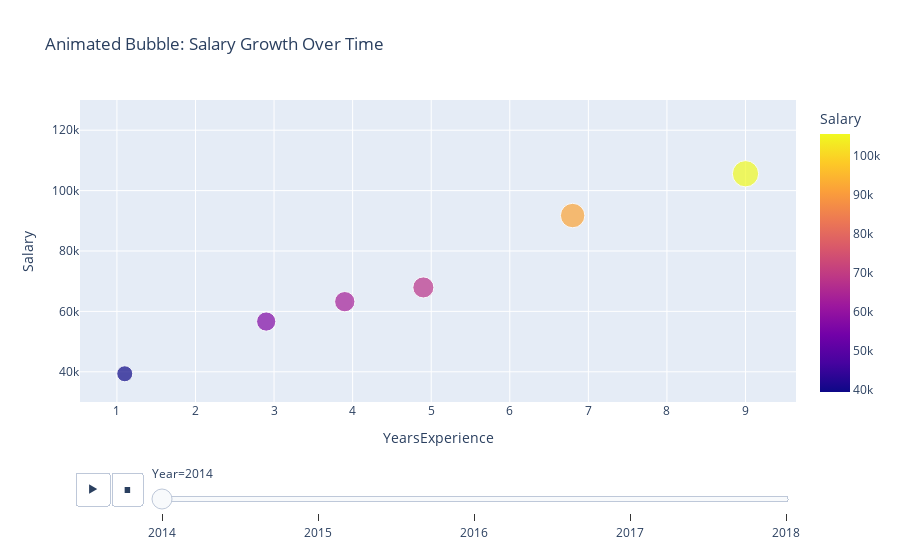

The cell this chart's notebook holds for it:
### Code cell
# %%---------------------------------------------------------------------------
# Create a fake "Year" so animation runs
df_anim = df.copy()
df_anim["Year"] = 2014 + (df_anim.index % 5)   # 5-year cycle repeat
fig = px.scatter(df_anim, x="YearsExperience", y="Salary",
                 size="Salary", color="Salary",
                 animation_frame="Year", range_y=[30000,130000],
                 title="Animated Bubble: Salary Growth Over Time")
fig.update_layout(transition=dict(duration=600))
fig.show()

### Figure 1 — Plotly figure (JSON) as saved in the notebook; plotly's stock layout.template omitted (floating-point values rounded to 4 significant figures)
{"data": [{"hovertemplate": "Year=2014<br>YearsExperience=%{x}<br>Salary=%{marker.color}<extra></extra>", "legendgroup": "", "marker": {"color": [39340.0, 56640.0, 63220.0, 67940.0, 91740.0, 105600.0], "coloraxis": "coloraxis", "size": [39340.0, 56640.0, 63220.0, 67940.0, 91740.0, 105600.0], "sizemode": "area", "sizeref": 306.0, "symbol": "circle"}, "mode": "markers", "name": "", "orientation": "v", "showlegend": false, "type": "scatter", "x": [1.1, 2.9, 3.9, 4.9, 6.8, 9.0], "xaxis": "x", "y": [39340.0, 56640.0, 63220.0, 67940.0, 91740.0, 105600.0], "yaxis": "y"}], "layout": {"coloraxis": {"colorbar": {"title": {"text": "Salary"}}, "colorscale": [[0, "#0d0887"], [0.1111, "#46039f"], [0.2222, "#7201a8"], [0.3333, "#9c179e"], [0.4444, "#bd3786"], [0.5556, "#d8576b"], [0.6667, "#ed7953"], [0.7778, "#fb9f3a"], [0.8889, "#fdca26"], [1, "#f0f921"]]}, "legend": {"itemsizing": "constant", "tracegroupgap": 0}, "sliders": [{"active": 0, "currentvalue": {"prefix": "Year="}, "len": 0.9, "pad": {"b": 10, "t": 60}, "steps": [{"args": [["2014"], {"frame": {"duration": 0, "redraw": false}, "fromcurrent": true, "mode": "immediate", "transition": {"duration": 0, "easing": "linear"}}], "label": "2014", "method": "animate"}, {"args": [["2015"], {"frame": {"duration": 0, "redraw": false}, "fromcurrent": true, "mode": "immediate", "transition": {"duration": 0, "easing": "linear"}}], "label": "2015", "method": "animate"}, {"args": [["2016"], {"frame": {"duration": 0, "redraw": false}, "fromcurrent": true, "mode": "immediate", "transition": {"duration": 0, "easing": "linear"}}], "label": "2016", "method": "animate"}, {"args": [["2017"], {"frame": {"duration": 0, "redraw": false}, "fromcurrent": true, "mode": "immediate", "transition": {"duration": 0, "easing": "linear"}}], "label": "2017", "method": "animate"}, {"args": [["2018"], {"frame": {"duration": 0, "redraw": false}, "fromcurrent": true, "mode": "immediate", "transition": {"duration": 0, "easing": "linear"}}], "label": "2018", "method": "animate"}], "x": 0.1, "xanchor": "left", "y": 0, "yanchor": "top"}], "title": {"text": "Animated Bubble: Salary Growth Over Time"}, "transition": {"duration": 600}, "updatemenus": [{"buttons": [{"args": [null, {"frame": {"duration": 500, "redraw": false}, "fromcurrent": true, "mode": "immediate", "transition": {"duration": 500, "easing": "linear"}}], "label": "&#9654;", "method": "animate"}, {"args": [[null], {"frame": {"duration": 0, "redraw": false}, "fromcurrent": true, "mode": "immediate", "transition": {"duration": 0, "easing": "linear"}}], "label": "&#9724;", "method": "animate"}], "direction": "left", "pad": {"r": 10, "t": 70}, "showactive": false, "type": "buttons", "x": 0.1, "xanchor": "right", "y": 0, "yanchor": "top"}], "xaxis": {"anchor": "y", "domain": [0, 1], "title": {"text": "YearsExperience"}}, "yaxis": {"anchor": "x", "domain": [0, 1], "range": [30000, 130000], "title": {"text": "Salary"}}}}
